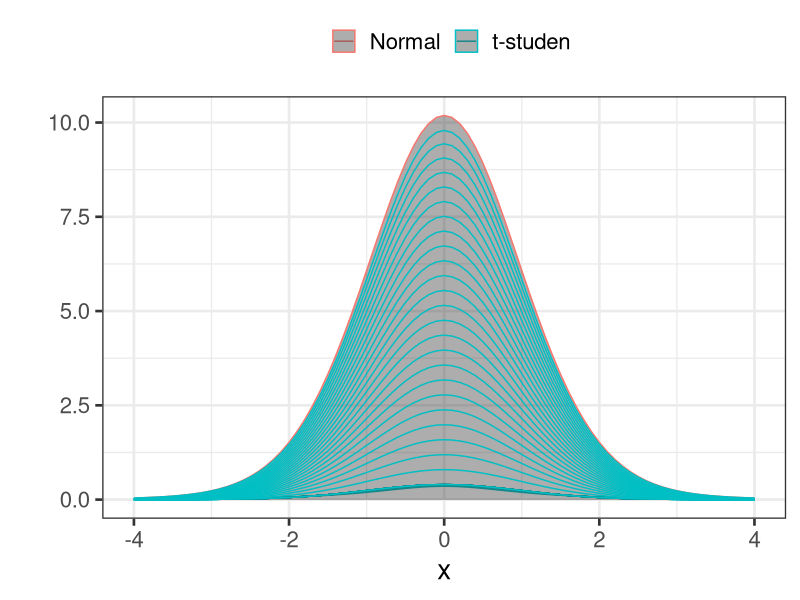

This figure's R source: (Note: this script raises an error after producing the figure.)
require(gganimate)
x <- seq(-4, 4, 0.1)
Y <- dnorm(x)
df <- seq(2, 50, 2)

Dt <- purrr::map_df(df, function(xi)data.frame(X = x, Y = dt(x = x, df = xi),
         Gl = xi, Dist = "t-studen") )

Dt  <- rbind(data.frame(X = x, Y = Y, Gl = 0, Dist = "Normal"), Dt)

g <- ggplot(Dt, aes(x = X, y = Y, colour = Dist, 
     group = Gl)) + geom_line() + geom_area(alpha = 0.4) +
     theme_bw(20) + theme(legend.position="top") + labs(colour = "", x = "x",
     y = "") 

   
p <- g + transition_reveal(Gl)
+ 
    shadow_wake(wake_length = 0.1, alpha = FALSE) + 
    ease_aes('linear')
gg_animate(p)
gg_animate(p, 100, 10)


normCurves <-
  data.frame(x = rep(seq(-6, 18, length.out = 1001)
    , times = 7)
    , myMean = rep(seq(0, 12, 2)
      , each = 1001))

toAnimate <-
  ggplot(normCurves
    , aes(x
      , group = myMean
      , frame = myMean)) +
  geom_line(aes(y = density)) +
  geom_area(aes(y = toHighlight)
    , position = "identity") +
  ggtitle("Mean = ")
